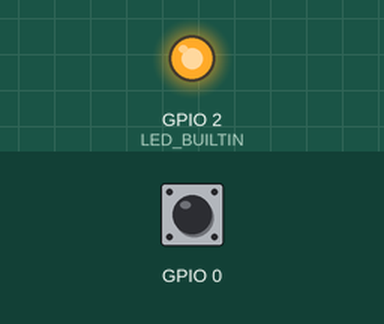
This sketch was run on a simulated ESP32. On the bench: output pins drawn as LEDs (lit = HIGH). The inputs (shaded band) are chosen by the test bench; at power-on: GPIO 0 HIGH. WiFi joins after 1.5 s; servers stay silent unless stated; what the sketch prints to the serial monitor is not drawn.

Above: at 1.65 s.
At 15.16 s:
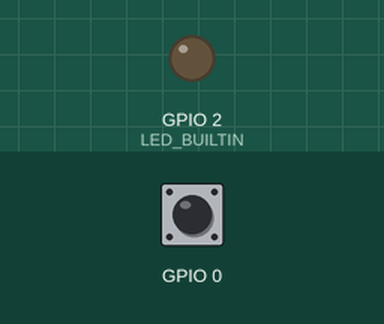
Timing chart, 0 to 15.5 s (numbered marks = the images above):
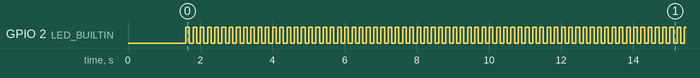

Measured:
- by itself, GPIO 2 (LED_BUILTIN): moves between LOW and HIGH, repeating every 21.2 s
- by itself, everything shown: repeats every 21.2 s, in 106 steps

The sketch:

Server_Ota_update_code.ino
```cpp
#include <WiFi.h>
#include <HTTPClient.h>
#include <HTTPUpdate.h>
#include <WiFiClientSecure.h>

const char * ssid = "A";
const char * password = "123456789";


String FirmwareVer = {
  "0.9.4"
};
// #define URL_fw_Version "https://raw.githubusercontent.com/EuroSistemi/Otaupdate/main/bin_version.txt"
#define URL_fw_Version "https://prezzomedio.archigia.it/Firmware/bin_version.txt"
#define URL_fw_Bin "https://prezzomedio.archigia.it/Firmware/firmware.bin"

//#define URL_fw_Version "http://cade-make.000webhostapp.com/version.txt"
//#define URL_fw_Bin "http://cade-make.000webhostapp.com/firmware.bin"

void connect_wifi();
void firmwareUpdate();
int FirmwareVersionCheck();

unsigned long previousMillis = 0; // will store last time LED was updated
unsigned long previousMillis_2 = 0;
const long interval = 60000;
const long mini_interval = 1000;
void repeatedCall() {
  static int num=0;
  unsigned long currentMillis = millis();
  if ((currentMillis - previousMillis) >= interval) {
    // save the last time you blinked the LED
    previousMillis = currentMillis;
    if (FirmwareVersionCheck()) {
      firmwareUpdate();
    }
  }
  if ((currentMillis - previousMillis_2) >= mini_interval) {
    previousMillis_2 = currentMillis;
    Serial.print("idle loop...");
    Serial.print(num++);
    Serial.print(" Active fw version:");
    Serial.println(FirmwareVer);
   if(WiFi.status() == WL_CONNECTED)
   {
       Serial.println("wifi connected");
   }
   else
   {
    connect_wifi();
   }
  }
}

struct Button {
  const uint8_t PIN;
  uint32_t numberKeyPresses;
  bool pressed;
};

Button button_boot = {
  0,
  0,
  false
};
/*void IRAM_ATTR isr(void* arg) {
    Button* s = static_cast<Button*>(arg);
    s->numberKeyPresses += 1;
    s->pressed = true;
}*/

void IRAM_ATTR isr() {
  button_boot.numberKeyPresses += 1;
  button_boot.pressed = true;
}


void setup() {
  pinMode(button_boot.PIN, INPUT);
  attachInterrupt(button_boot.PIN, isr, RISING);
  Serial.begin(115200);
  Serial.print("Active firmware version:");
  Serial.println(FirmwareVer);
  pinMode(LED_BUILTIN, OUTPUT);
  connect_wifi();
}
void loop() {
  digitalWrite(LED_BUILTIN, HIGH);  // turn the LED on (HIGH is the voltage level)
  delay(100);                      // wait for a second
  digitalWrite(LED_BUILTIN, LOW);   // turn the LED off by making the voltage LOW
  delay(100);
  repeatedCall();
}

void connect_wifi() {
  Serial.println("Waiting for WiFi");
  WiFi.begin(ssid, password);
  delay(100);
  while (WiFi.status() != WL_CONNECTED) {
    delay(500);
    Serial.print(".");
  }

  Serial.println("");
  Serial.println("WiFi connected");
  Serial.println("IP address: ");
  Serial.println(WiFi.localIP());
}


void firmwareUpdate(void) {
  WiFiClientSecure client;

  client.setInsecure();
  httpUpdate.setLedPin(LED_BUILTIN, LOW);
  t_httpUpdate_return ret = httpUpdate.update(client, URL_fw_Bin);

  switch (ret) {
  case HTTP_UPDATE_FAILED:
    Serial.printf("HTTP_UPDATE_FAILD Error (%d): %s\n", httpUpdate.getLastError(), httpUpdate.getLastErrorString().c_str());
    break;

  case HTTP_UPDATE_NO_UPDATES:
    Serial.println("HTTP_UPDATE_NO_UPDATES");
    break;

  case HTTP_UPDATE_OK:
    Serial.println("HTTP_UPDATE_OK");
    break;
  }
}


int FirmwareVersionCheck(void)
{
String payload;
WiFiClientSecure client;
String baseURL = URL_fw_Version;
HTTPClient https;

int httpCode = https.GET();
delay(100);
// if (client)
//   {
    client.setInsecure();

 if (https.begin(client, baseURL))

    {
      Serial.print("[HTTPS] GET...\n");
      // start connection and send HTTP header
      delay(100);
      httpCode = https.GET();
      delay(100);
      if (httpCode == HTTP_CODE_OK) // if version received
      {
        payload = https.getString(); // save received version
      } else {
        Serial.print("error in downloading version file:");
        Serial.println(httpCode);
      }
      https.end();
    }


  if (httpCode == HTTP_CODE_OK) // if version received
  {
    payload.trim();
    if (payload.equals(FirmwareVer)) {
      Serial.printf("\nDevice already on latest firmware version:%s\n", FirmwareVer);
      return 0;
    }
    else
    {
      Serial.println(payload);
      Serial.println("New firmware detected");
      return 1;
    }
  }
  return 0;
}
```
